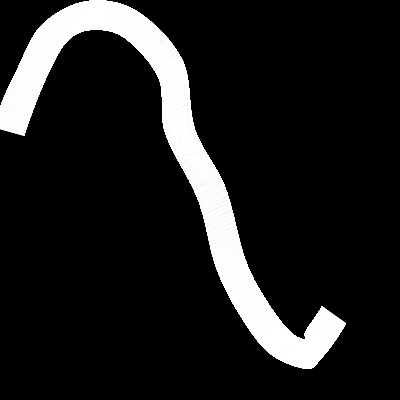
Frame 1 (no input)
Frame 60 (the mouse pressed at the canvas centre just before this capture): identical to frame 1, image omitted
Frame 120 (the mouse held since frame 60 and released just before this capture): identical to frame 1, image omitted

The Processing sketch that drew this single still picture (run headless with seeded random() and noise(); from frame 60 on, the mouse is pressed at the canvas centre):

// Processing sketch: river_path_test
// ── river_path_test.pde
ArrayList<ArrayList<PVector>> pointLists = new ArrayList<ArrayList<PVector>>();

ArrayList<PVector> pointsA = new ArrayList<PVector>();
ArrayList<PVector> pointsB = new ArrayList<PVector>();
ArrayList<PVector> pointsC= new ArrayList<PVector>();



void setup() {
  size(400, 400);
  pointLists.add(pointsA);
  pointLists.add(pointsB);
  pointLists.add(pointsC);
  float a1 = random(TWO_PI);
  float a1i = random(1,10);
  float r1 = 30;
  float a2 = random(TWO_PI);
  float a2i = random(1,10);
  float r2 = 30;
  
  for (int x = 0; x < width; x += width/16) {
    a1 += radians(a1i);
    a2 += radians(a2i);
    float x2 = (float(x)/width)*TWO_PI;

    float r = 4;

    float ax = float(x) + random(-10, 10);
    float ay = map(sin(x2), -1, 1, height-30, 30) + random(-r, r);
    
    pointsA.add( new PVector(ax,ay));
    if (pointsA.size() == 1) {
      pointsB.add(new PVector(ax, ay));
      pointsC.add(new PVector(ax, ay));
    } else {
      PVector pa1 = pointsA.get(pointsA.size()-2);
      PVector pa2 = pointsA.get(pointsA.size()-1);
      
      PVector v = PVector.sub(pa2,pa1).normalize();
      PVector v1 = new PVector(-v.y, v.x);
      PVector v2 = v1.copy();
      v2.mult(-1);
      v1.mult(sin(a1)*r1);
      v2.mult(cos(a2)*r2);
      v1.add(pa2);
      v2.add(pa2);
      pointsB.add(v1);
      pointsC.add(v2);
      
    }
  }
}


void draw() {
  background(0);
  stroke(255);
  noFill();
  //for (ArrayList<PVector> list : pointLists) {
  //  for (PVector p : list) {
  //    ellipse(p.x, p.y, 4, 4);
  //  }
  //}


  for (float t =0; t  < float(pointsA.size()-3); t += 0.005f) {
    PVector pa = splinePoint(t, pointsA);
    PVector pb = splinePoint(t, pointsB);
    PVector pc = splinePoint(t, pointsC);

    line(pa.x, pa.y, pb.x, pb.y);
    line(pb.x, pb.y, pc.x, pc.y);
  }
}
PVector splinePoint(float t, ArrayList<PVector> points) {

  PVector p = new PVector(0, 0);
  int p0, p1, p2, p3;

  p1 = (int)t + 1;
  p2 = p1 + 1;
  p3 = p2 + 1;
  p0 = p1 - 1;
  t = t - (int)t;

  float tt = t * t;
  float ttt = tt * t;

  float q1 = -ttt + 2*tt - t;
  float q2 = 3*ttt - 5 *tt + 2;
  float q3 = -3*ttt + 4*tt + t;
  float q4 = ttt - tt;

  float tx = 0.5 * (points.get(p0).x * q1 + points.get(p1).x * q2 + points.get(p2).x * q3 + points.get(p3).x * q4);
  float ty = 0.5 * (points.get(p0).y * q1 + points.get(p1).y * q2 + points.get(p2).y * q3 + points.get(p3).y * q4);
  p.set(tx, ty);

  return p;
}
